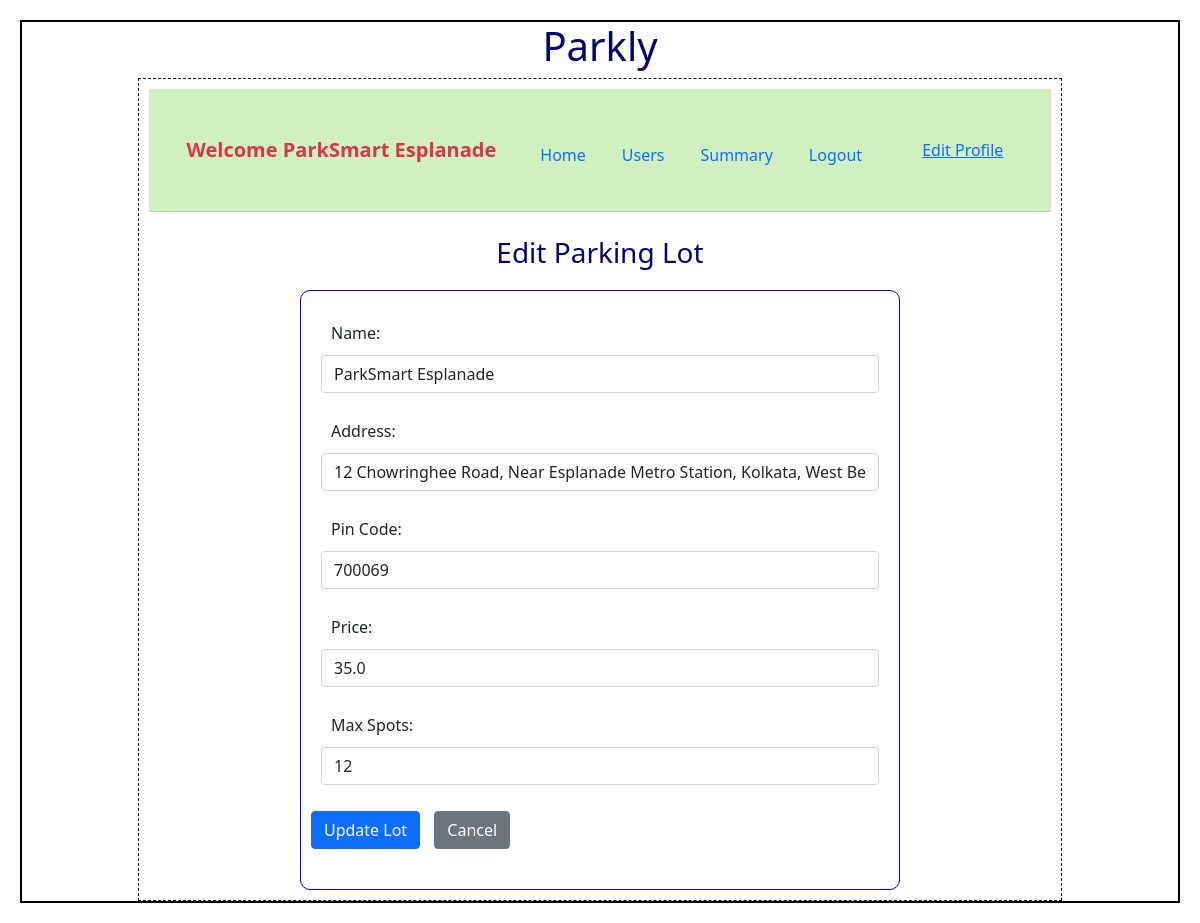
The app's page /edit_parking_lot/3/ParkSmart Esplanade, older data.
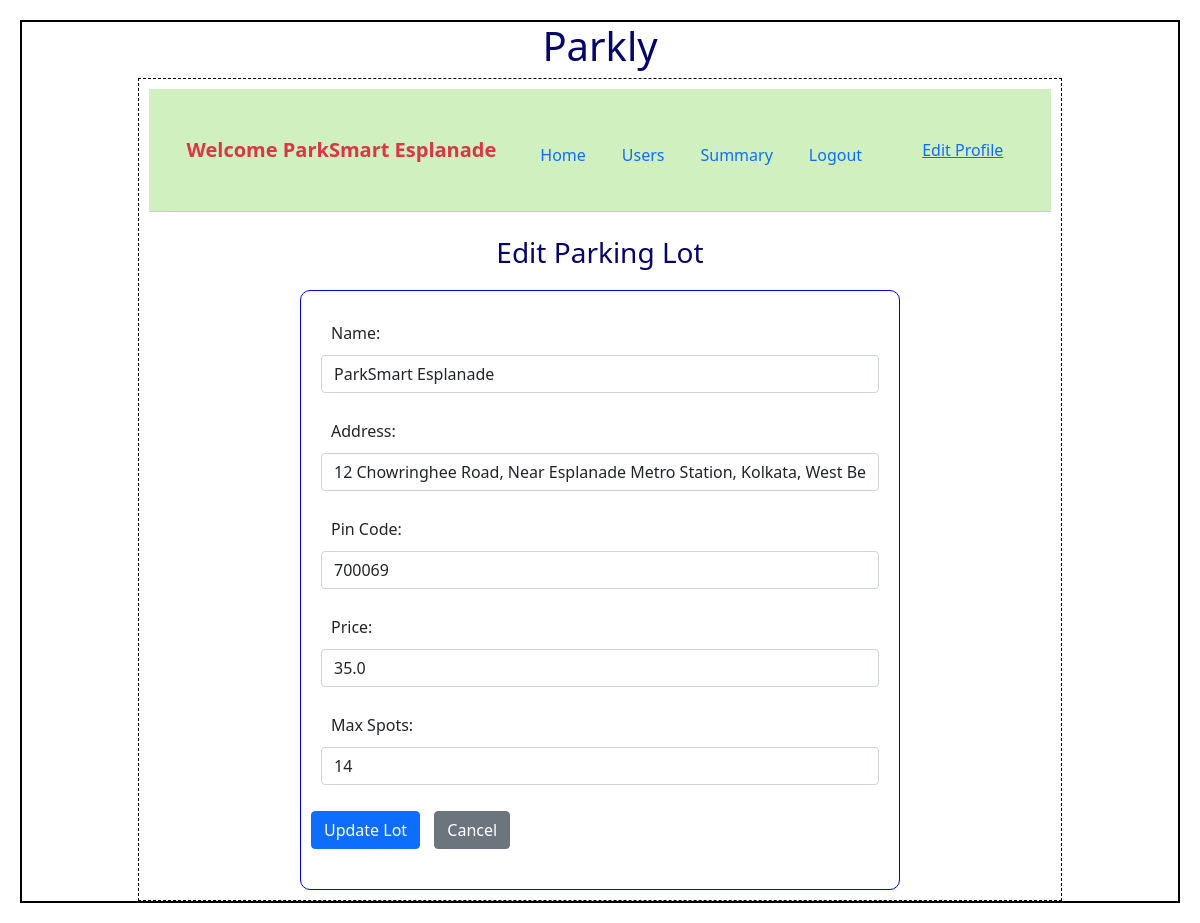
The same page, newer data.
### backend/models.py (models this page shows)
class Parking_lot(db.Model):
    __tablename__="parking_lot"
    id=db.Column(db.Integer,primary_key=True)
    name=db.Column(db.String,nullable=False)
    address=db.Column(db.String,nullable=False)
    pin_code=db.Column(db.Integer,nullable=False)
    price=db.Column(db.Float,default=0.0)
    max_spots=db.Column(db.Integer,nullable=False)
    spots=db.relationship("Parking_spot",cascade="all,delete",backref="parking_lot",lazy=True) # parking lot can access it's all spots
    reservations=db.relationship("Reservation",cascade="all,delete",backref="parking_lot",lazy=True) # parking lot can access it's all reservation

### backend/controllers.py (the view, shortened to what this page needs)
@app.route("/edit_parking_lot/<int:lot_id>/<name>", methods=["GET", "POST"])
def edit_parking_lot(lot_id, name):
    lot = Parking_lot.query.get_or_404(lot_id)
    return render_template("edit_parking_lot.html", lot=lot, name=name)

### templates/edit_parking_lot.html
{% extends "admin_layout.html" %}
{% block content %}
<div class="container mt-4">
    <h3 class="center">Edit Parking Lot</h3>
    <form method="POST">
      <div class="input_form">
        <div class="mb-3">
            <label>Name:</label>
            <input type="text" name="name" class="form-control" value="{{ lot.name }}" required>
        </div>
        <div class="mb-3">
            <label>Address:</label>
            <input type="text" name="address" class="form-control" value="{{ lot.address }}" required>
        </div>
        <div class="mb-3">
            <label>Pin Code:</label>
            <input type="number" name="pin_code" class="form-control" value="{{ lot.pin_code }}" required>
        </div>
        <div class="mb-3">
            <label>Price:</label>
            <input type="number" step="0.01" name="price" class="form-control" value="{{ lot.price }}" required>
        </div>
        <div class="mb-3">
            <label>Max Spots:</label>
            <input type="number" name="max_spots" class="form-control" value="{{ lot.max_spots }}" required>
        </div>
        <button type="submit" class="btn btn-primary">Update Lot</button>
        <a href="{{ url_for('admin_dashboard', name=name) }}" class="btn btn-secondary">Cancel</a>
      </div>
    </form>
</div>
{% endblock %}

### templates/admin_layout.html (shortened to what this page needs)
<!DOCTYPE html>
<html>
    <head>
        <link rel="stylesheet" href="/static/styles/main.css">
        <link href="https://cdn.jsdelivr.net/npm/bootstrap@5.0.2/dist/css/bootstrap.min.css" rel="stylesheet">
    </head>
    <body>
        <div class="my_container">
           <div class="center"><h1>Parkly</h1></div>
            <div class="my_panel">
                <nav class="navbar navbar-expand-lg navbar-custom p-3">
                    <div class="container-fluid">
                      <span class="navbar-brand fw-bold text-danger">Welcome {{name}}</span>
                      <div class="navbar-nav">
                        <a class="nav-link" href="{{ url_for('admin_dashboard', name=name) }}">Home</a>
                        <a class="nav-link" href="{{ url_for('admin_users', name=name) }}">Users</a>
                        <a class="nav-link" href="{{ url_for('admin_summary', name=name) }}">Summary</a>
                        <a class="nav-link" href="{{ url_for('signin') }}">Logout</a>
                      </div>
                      <div class="ms-auto">
                        <a href="{{ url_for('edit_profile', name=name) }}" class="text-primary">Edit Profile</a>
                      </div>
                    </div>
                </nav>
                {% block content %}{% endblock %}
            </div>
        </div>
    </body>
</html>

Row changes from the older to the newer data that the page shows:
changed Parking_lot "ParkSmart Esplanade": max_spots "12" → "14"
